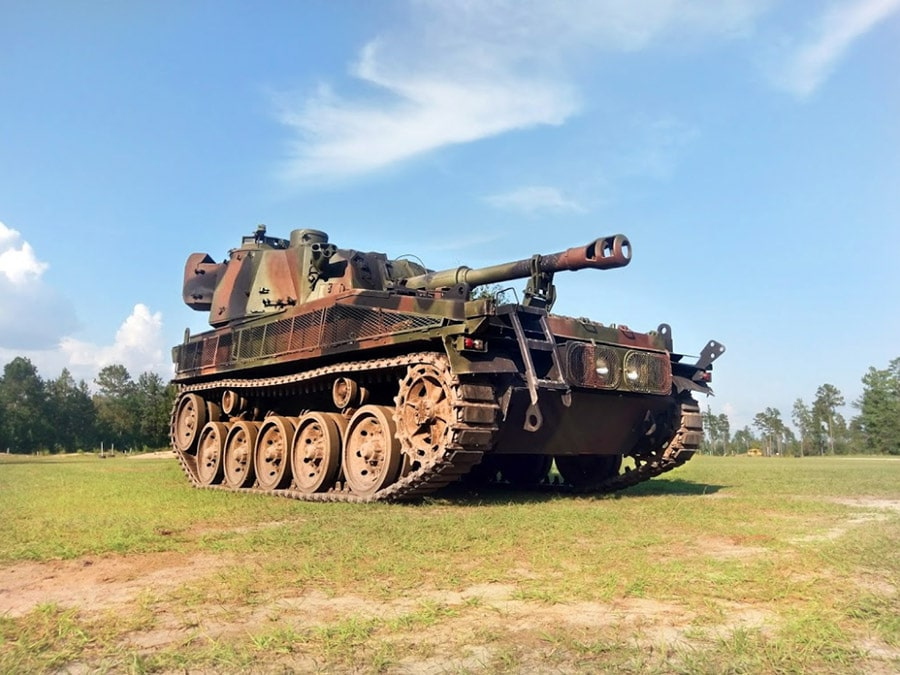
#> input picture test.jpg, 900 x 675 px
$ python pyplot_demo.py
#> lines starting #> are read from the running program, lines starting #| are printed output that depends on the picture
# fix some crash problem on mac os x.
import sys
if sys.platform == 'darwin':
    import matplotlib
    matplotlib.use('TkAgg')

from matplotlib import pyplot as plt
from matplotlib import patches as patches
from PIL import Image
import numpy as np


"""
Most plt tutorials use simplified API, which is easy to write but hard to understand and remember.
Instead the OOP API is easy to understand and remember, and you just need to write a little more code.

Core Object:
1. Figure: the whole picture
2. Axes: sub area in the picture, create by add_subplot on figure object.

Core Logic:
1. Create Figure object.
2. Create each Axes object.
3. Draw something on each Axes object, set title, ticks and something else.
4. Finally, call plt.show() to display the result.
"""


def plt_demo():
    # read image, shape: (height, width, channel). Channel order is rgb. When use opencv, default channel order is bgr.
    image_path = 'test.jpg'
    img = Image.open(image_path)
#> img is the input picture: PIL image 900x675 RGB; mean R, G, B 159.4, 167.9, 162.3
    img_array = np.array(img)
    h, w, c = img_array.shape
#> h = 675; w = 900; c = 3

    # create figure obj
    fig = plt.figure()

    axes1 = fig.add_subplot(1, 2, 1)
    axes1.imshow(img)   # you can use PIL.Image object, or just numpy array.
    axes1.set_title('First')
    axes1.set_xticks([])
    axes1.set_yticks([])

    # create axes obj
    axes2 = fig.add_subplot(1, 2, 2)
    axes2.imshow(img_array)
    axes2.set_title('Second')
    axes2.set_xticks([0, w/2, w])
    axes2.set_yticks([0, h/2, h])

    # draw rect region
    left = 150
    top = 190
    width = 600
    height = 310
    rect = patches.Rectangle((left, top), width, height, linewidth=1, edgecolor=(1, 0, 0, 1), facecolor='None')
    axes2.add_patch(rect)

    # draw attention value text
    text_pad = 1
    axes2.text(left + text_pad + 1, top - text_pad - 2, 'Tank', color='b', fontsize=8,
               bbox=dict(pad=1, edgecolor='None', facecolor='white', alpha=0.8))

    # show result
    plt.show()
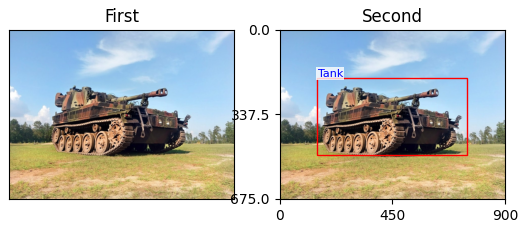
#> figure drawn by matplotlib, 2 panels


if __name__ == '__main__':
    plt_demo()
